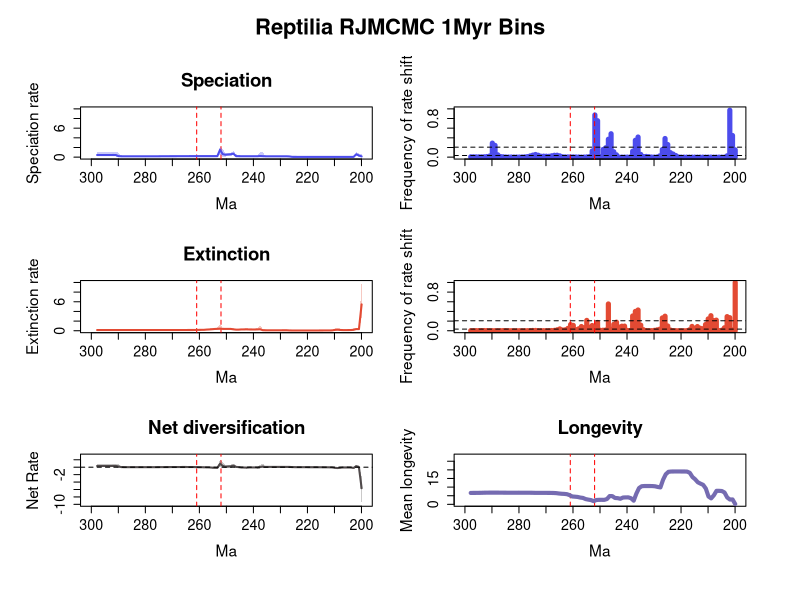

The R script that drew this image:


pdf(file='C:/Users/SimoesLabAdmin/Documents/BDNN_Arielli/reptilia/mcmc_no_predictors/A_rjmcmc_sampled_every_20k/RTT_plots_final.pdf', width=11, height=11)
par(mfrow=c(3,2), cex.main=1.7, cex.lab=1.4, cex.axis=1.3,
    oma=c(2, 2, 4, 2))     # outer margins for the entire figure
library(scales)

# Define custom tick positions at 10 MY intervals
x_ticks <- seq(-300, -200, by=10)
x_tick_labels <- abs(x_ticks)

# Calculate positions for the mass extinction events
perm_trias_extinction = -252 # End-Permian mass extinction (252 Ma)
guadalupian_extinction = -261 # Guadalupian extinction (261 Ma)

time=c(-199.94725639499998, -200.936163185,-201.92506997499999,-202.913976765,-203.902883555,-204.891790345,-205.880697135,-206.869603925,-207.858510715,-208.847417505,-209.836324295,-210.82523108499998,-211.814137875,-212.803044665,-213.791951455,-214.780858245,-215.769765035,-216.758671825,-217.747578615,-218.736485405,-219.72539219499998,-220.714298985,-221.703205775,-222.692112565,-223.681019355,-224.669926145,-225.658832935,-226.647739725,-227.636646515,-228.62555330499998,-229.614460095,-230.60336688499999,-231.592273675,-232.581180465,-233.570087255,-234.558994045,-235.547900835,-236.536807625,-237.52571441499998,-238.514621205,-239.503527995,-240.492434785,-241.481341575,-242.470248365,-243.459155155,-244.448061945,-245.436968735,-246.42587552499998,-247.414782315,-248.403689105,-249.392595895,-250.381502685,-251.370409475,-252.359316265,-253.348223055,-254.337129845,-255.32603663499998,-256.31494342499997,-257.303850215,-258.292757005,-259.281663795,-260.270570585,-261.259477375,-262.248384165,-263.237290955,-264.226197745,-265.21510453499997,-266.204011325,-267.192918115,-268.181824905,-269.17073169500003,-270.159638485,-271.148545275,-272.137452065,-273.126358855,-274.11526564499997,-275.104172435,-276.093079225,-277.081986015,-278.070892805,-279.059799595,-280.048706385,-281.037613175,-282.026519965,-283.01542675499996,-284.004333545,-284.993240335,-285.982147125,-286.971053915,-287.959960705,-288.948867495,-289.937774285,-290.926681075,-291.91558786499996,-292.904494655,-293.893401445,-294.882308235,-295.871215025,-296.860121815,-297.849028605)
rate=c(0.15313336157387758, 0.3329589931299385,0.6022812176345975,0.05462234726966869,0.05441363681899425,0.05440987548663266,0.054409256016385146,0.0544079544710714,0.05440478273034457,0.05440402273480176,0.054395083707974065,0.0543900447290256,0.054386379399028996,0.054386063976915075,0.05438409227263544,0.054386964660841815,0.05438851208186892,0.05438934726170583,0.05439107981525484,0.05438851208186892,0.05439107981525484,0.054395083707974065,0.05441242652771938,0.05458867618248743,0.05578359152587249,0.057063239167522116,0.0610869860784142,0.146868398368434,0.1755449781044821,0.1732204936931233,0.17135924948194126,0.1712868949168721,0.17131785676627584,0.17269584469745752,0.1759194853385445,0.17804928196916736,0.18096753777969043,0.2004786216025732,0.22741507759231666,0.19171477894639716,0.19150224046857267,0.191503866698282,0.191503866698282,0.19151148200911042,0.19151651496416872,0.19158195991356075,0.19778614187292526,0.2069392558940807,0.7230063225861842,0.5947973601714684,0.5535046991635932,0.4981342905878909,0.6219470681038048,1.5218666449055225,0.210839285079017,0.2097201598419921,0.20922837478475642,0.20921175764913144,0.20923160952231645,0.2092652736618878,0.2094588022186713,0.20944136841795966,0.20890427909761553,0.20860294448580907,0.2083275536301596,0.20805223807699957,0.2072252625302661,0.2048608034117666,0.2015043656278464,0.19867028960409755,0.1967885752071245,0.19544275490527607,0.1937639042154109,0.1921318236354062,0.19030967632910573,0.1860827264156813,0.18047489155213853,0.17619829858252822,0.1736986628419781,0.1724344752817108,0.17194064474404058,0.17166595057770825,0.1714900671258485,0.17144335418383316,0.1715287869698151,0.17166271391623283,0.17159070833122347,0.1717960074328469,0.17248791329844748,0.17423817095047306,0.18073179440628226,0.21220395629042255,0.438759144124622,0.44383444266475175,0.4400138593165728,0.43876899664284086,0.43883824898537355,0.44005411392873744,0.44172845638591374,0.44484988665887687)
minHPD=c(2.1550036428609548e-05, 7.653404137394028e-05,0.2727053446141114,0.03906372913313762,0.04141076738495005,0.04137426738842922,0.04140535977921385,0.04141672549446696,0.04144149840540235,0.04139794126803834,0.04141672549446696,0.04153041628911467,0.04162690871843415,0.04144447608699939,0.041626796031199745,0.04148393683514212,0.04148393683514212,0.04148393683514212,0.041626796031199745,0.041626796031199745,0.04153041628911467,0.0414016579057861,0.04141672549446696,0.040823776242734346,0.040049116423558434,0.042035433757564744,0.04201267867534394,0.050300301037868124,0.106872442532739,0.1099202257114235,0.11109936897613146,0.11111124178155829,0.11110951404187178,0.11148702571233833,0.11085018012739528,0.11006654815406013,0.10681366891609854,0.10685491026142217,0.16177856676748043,0.13490066819262458,0.13665731541107906,0.13669821884077726,0.13667419540382367,0.13665731541107906,0.1375145014950347,0.13701371037991886,0.14434077091425976,0.1489607275093156,0.38583942031104007,0.2924593819136264,0.24707797938370565,0.11920517579714333,0.08787968870869799,0.6279973250323728,0.14082833338862508,0.14576856014983947,0.1459846650021991,0.14576856014983947,0.1457737661040971,0.14576856014983947,0.14551325465311296,0.14578748525574747,0.14578514256431396,0.14576856014983947,0.14459814888302316,0.14339291764932957,0.14251050262340587,0.12626267142312755,0.09415461362924665,0.0853213629341772,0.08323181971664739,0.08097132963701441,0.07682175465335771,0.0768769054389105,0.07403216726995196,0.06775798019466531,0.06261412046882604,0.06060341099059637,0.05888632879980028,0.057282207677089254,0.05757211991225554,0.05750748291889499,0.057533386062778503,0.057473624198091544,0.057473624198091544,0.05755426816516868,0.057544268376625365,0.05755029408603367,0.05736632624857129,0.05430102945372751,0.04266995305003667,0.052701695705230665,0.13976664945835357,0.1446289744760521,0.14522150899296643,0.14250492791748456,0.14347914449607577,0.1437002057049091,0.14301368144303758,0.1425236103650591)
maxHPD=c(0.5760985920107903, 0.7302041800555066,1.027443021804807,0.07080004724451847,0.06808515644644636,0.06800924933848194,0.06800924933848194,0.06800316255557624,0.06800316255557624,0.06793147082879239,0.0679057356585223,0.06799648365234083,0.06808515644644636,0.06789569153727282,0.06807602869512015,0.06792929041375652,0.06792929041375652,0.06793147082879239,0.06808052816301277,0.06808367459343903,0.06799606734883386,0.06790834887015225,0.06807908930341186,0.0687003285708555,0.13178783822359644,0.146550742292,0.18987578782934153,0.21543429950177917,0.22791738971853873,0.22404487537564244,0.2241005459078199,0.22403602092721447,0.22418878236967824,0.22467622086389957,0.22479025397548832,0.2271750757019642,0.233974137549528,1.0311050848903802,1.1308477835480217,0.2338931527938937,0.23278212030333223,0.23270347516802337,0.23263749443462572,0.2326676104993407,0.2336672795384761,0.23368462902386097,0.47911238782796545,0.5982642746342075,1.257381489917781,0.9626094473872286,0.9368650119044913,0.8750345734760814,1.7222642675225606,2.2897620507482586,0.30997345873507703,0.2926087091358037,0.2877904459107367,0.286986740074711,0.2869093373277986,0.28701374678093944,0.28807388023617225,0.28870057803975246,0.287889437029297,0.28807388023617225,0.2877816837071946,0.2880434781976923,0.29200584943051355,0.2965244160215808,0.27895033855653295,0.2717014025333729,0.269065016635512,0.26649393626973045,0.26211674563938947,0.26175085219308836,0.25840327277663094,0.25202655426693604,0.2458010978556797,0.24177502157293035,0.23972489613734965,0.23772065551783028,0.2377022054581586,0.23749975742691531,0.23749975742691531,0.23734047602439026,0.23705561147106669,0.23705561147106669,0.23732409978725214,0.23802196811338347,0.24017303694466285,0.24585901509974153,0.39367545728081144,0.8942233910607168,1.0896785932734903,1.0526965399161141,1.0311711116635687,1.0187972406870744,1.017437910386295,1.0165720838462353,1.0165720838462353,1.0242280544890465)
remove_na = !is.na(rate)
time = time[remove_na]
plot(time,time,type = 'n', ylim = c(0, 10), xlim = c(-300,-200), ylab = 'Speciation rate', xlab = 'Ma',main='Speciation', xaxt='n') # xaxt removes default x axis

# Custom x-axis with 10MY interval ticks
axis(1, at=x_ticks, labels=x_tick_labels, cex.axis=1.3)
# Add vertical lines for mass extinction events
abline(v=perm_trias_extinction, col="red", lty=2) 
abline(v=guadalupian_extinction, col="red", lty=2)

polygon(c(time, rev(time)), c(maxHPD[remove_na], rev(minHPD[remove_na])), col = alpha('#4c4cec',0.3), border = NA)
lines(time,rate[remove_na], col = '#4c4cec', lwd=2)
mids=c(-199.95225087373734, -200.9511466212121,-201.95004236868687,-202.94893811616163,-203.94783386363633,-204.9467296111111,-205.94562535858586,-206.94452110606062,-207.94341685353533,-208.9423126010101,-209.94120834848485,-210.9401040959596,-211.93899984343432,-212.93789559090908,-213.93679133838384,-214.9356870858586,-215.9345828333333,-216.93347858080807,-217.93237432828283,-218.9312700757576,-219.9301658232323,-220.92906157070706,-221.92795731818183,-222.9268530656566,-223.9257488131313,-224.92464456060605,-225.92354030808082,-226.92243605555552,-227.92133180303028,-228.92022755050505,-229.9191232979798,-230.9180190454545,-231.91691479292928,-232.91581054040404,-233.9147062878788,-234.9136020353535,-235.91249778282827,-236.91139353030303,-237.9102892777778,-238.9091850252525,-239.90808077272726,-240.90697652020202,-241.90587226767678,-242.9047680151515,-243.90366376262625,-244.902559510101,-245.90145525757578,-246.90035100505048,-247.89924675252524,-248.8981425,-249.89703824747477,-250.89593399494947,-251.89482974242424,-252.893725489899,-253.89262123737376,-254.89151698484847,-255.89041273232323,-256.88930847979793,-257.8882042272727,-258.88709997474746,-259.8859957222222,-260.884891469697,-261.8837872171717,-262.88268296464645,-263.8815787121212,-264.8804744595959,-265.8793702070707,-266.87826595454544,-267.8771617020202,-268.87605744949497,-269.87495319696967,-270.87384894444443,-271.8727446919192,-272.8716404393939,-273.87053618686866,-274.8694319343434,-275.8683276818182,-276.86722342929295,-277.86611917676765,-278.8650149242424,-279.8639106717171,-280.8628064191919,-281.86170216666665,-282.8605979141414,-283.85949366161617,-284.8583894090909,-285.85728515656564,-286.8561809040404,-287.8550766515151,-288.85397239898987,-289.85286814646463,-290.8517638939394,-291.85065964141415,-292.84955538888886,-293.8484511363636,-294.8473468838384,-295.8462426313131,-296.84513837878785,-297.8440341262626)
counts=c(0.1508744038155803, 0.44804451510333865,0.9716693163751987,0.028139904610492844,0.0005087440381558028,0.0005087440381558028,0.00038155802861685216,0.00038155802861685216,0.0004610492845786963,0.0006836248012718601,0.000397456279809221,0.000397456279809221,0.00017488076311605722,0.0002384737678855326,0.0002702702702702703,0.00019077901430842608,0.00028616852146263913,0.0002702702702702703,0.00014308426073131957,0.00030206677265500793,0.0009697933227344992,0.0037042925278219395,0.03325914149443561,0.064181240063593,0.09340222575516693,0.26104928457869636,0.3858346581875994,0.15736089030206676,0.02575516693163752,0.0031478537360890304,0.0012559618441971383,0.002273449920508744,0.009379968203497615,0.01505564387917329,0.01273449920508744,0.056518282988871224,0.4164387917329094,0.3496661367249603,0.1231637519872814,0.002066772655007949,0.0008108108108108108,0.0010174880763116057,0.0009697933227344992,0.0010015898251192368,0.04818759936406995,0.11206677265500795,0.4843402225755167,0.37068362480127187,0.19335453100158984,0.1572496025437202,0.011589825119236884,0.7541176470588236,0.873577106518283,0.1272019077901431,0.011160572337042925,0.005087440381558029,0.001796502384737679,0.0011923688394276629,0.002845786963434022,0.003465818759936407,0.005389507154213036,0.005278219395866455,0.004531001589825119,0.0042448330683624805,0.0073449920508744035,0.026931637519872813,0.03992050874403816,0.03925278219395866,0.028330683624801272,0.018076311605723372,0.01969793322734499,0.020858505564387918,0.019189189189189187,0.039904610492845785,0.05502384737678855,0.04230524642289348,0.025055643879173292,0.011271860095389507,0.005294117647058823,0.003338632750397456,0.0022257551669316376,0.0021303656597774245,0.002368839427662957,0.002591414944356121,0.001971383147853736,0.0027503974562798094,0.0069475357710651825,0.013322734499205088,0.04847376788553259,0.2432114467408585,0.2899523052464229,0.023736089030206676,0.012670906200317964,0.007281399046104928,0.005818759936406995,0.006184419713831478,0.005850556438791733,0.007360890302066773,0.00712241653418124)
plot(mids,counts,type = 'h', xlim = c(-300, -200), ylim=c(0,1), ylab = 'Frequency of rate shift', xlab = 'Ma',lwd=5,col='#4c4cec', xaxt='n') # xaxt removes default x axis

# Custom x-axis with 10MY interval ticks
axis(1, at=x_ticks, labels=x_tick_labels, cex.axis=1.3)
# Add vertical lines for mass extinction events
abline(v=perm_trias_extinction, col="red", lty=2) 
abline(v=guadalupian_extinction, col="red", lty=2)

bf2 = 0.034099133750137754
bf6 = 0.20688761245815923
abline(h=bf2, lty=2)
abline(h=bf6, lty=2)

time=c(-199.94725639499998, -200.936163185,-201.92506997499999,-202.913976765,-203.902883555,-204.891790345,-205.880697135,-206.869603925,-207.858510715,-208.847417505,-209.836324295,-210.82523108499998,-211.814137875,-212.803044665,-213.791951455,-214.780858245,-215.769765035,-216.758671825,-217.747578615,-218.736485405,-219.72539219499998,-220.714298985,-221.703205775,-222.692112565,-223.681019355,-224.669926145,-225.658832935,-226.647739725,-227.636646515,-228.62555330499998,-229.614460095,-230.60336688499999,-231.592273675,-232.581180465,-233.570087255,-234.558994045,-235.547900835,-236.536807625,-237.52571441499998,-238.514621205,-239.503527995,-240.492434785,-241.481341575,-242.470248365,-243.459155155,-244.448061945,-245.436968735,-246.42587552499998,-247.414782315,-248.403689105,-249.392595895,-250.381502685,-251.370409475,-252.359316265,-253.348223055,-254.337129845,-255.32603663499998,-256.31494342499997,-257.303850215,-258.292757005,-259.281663795,-260.270570585,-261.259477375,-262.248384165,-263.237290955,-264.226197745,-265.21510453499997,-266.204011325,-267.192918115,-268.181824905,-269.17073169500003,-270.159638485,-271.148545275,-272.137452065,-273.126358855,-274.11526564499997,-275.104172435,-276.093079225,-277.081986015,-278.070892805,-279.059799595,-280.048706385,-281.037613175,-282.026519965,-283.01542675499996,-284.004333545,-284.993240335,-285.982147125,-286.971053915,-287.959960705,-288.948867495,-289.937774285,-290.926681075,-291.91558786499996,-292.904494655,-293.893401445,-294.882308235,-295.871215025,-296.860121815,-297.849028605)
rate=c(5.4586905758389905, 0.341354083102555,0.34560123291042544,0.1969366829012808,0.1472698087041735,0.13934587356535277,0.1381539807869057,0.13826581726434137,0.16268617748904535,0.2093848755728515,0.17586859300889052,0.07611476420971347,0.06513258595549103,0.0635191995427058,0.061787770102748954,0.058231247556780635,0.05587895769095146,0.052679317265644274,0.051883330040212686,0.05178292219862707,0.05176879524963883,0.051755651176601816,0.05174781566100999,0.05175816371948125,0.05179454053651629,0.052052209462811014,0.05413320950760117,0.06311025331921907,0.09908359139207623,0.09871328967881807,0.09720917884756476,0.09642612118699405,0.09626653917974096,0.09619527927622175,0.09613316604547467,0.09628865820007437,0.09854230373556003,0.11647733948275527,0.30327342724251494,0.2710393350302904,0.2628152948083585,0.262913889602001,0.26640896690851945,0.28493828002390376,0.2776311266749296,0.2738872615004047,0.23442253603439733,0.23227065751213138,0.29419507333722605,0.3815773475087195,0.3790598006420186,0.37958574632794445,0.3917885341296624,0.43475447785171295,0.39583463310202677,0.3668674957578089,0.31124340971093656,0.2714644266367574,0.24122457145992487,0.1913893453423452,0.184654870855062,0.18027308008394755,0.16349666899817314,0.1562545573999757,0.15449796608972005,0.15364406127406893,0.15205428595947273,0.15000036816643159,0.14909645654032105,0.14876122879958614,0.14864212325613543,0.1485291942268649,0.1484680905685581,0.1484501829752645,0.14840052312036195,0.14825643732051633,0.1478718307630349,0.14765100369957107,0.14753765538939548,0.14747104330294175,0.14744654902365634,0.14742642712604753,0.14743413830311197,0.14744908679826518,0.14745763728069988,0.14743686659568436,0.14728887957134107,0.14708299560554228,0.14692352749171905,0.1468661422223781,0.14681402112989012,0.14678146196821262,0.14678911843767317,0.14683838692812273,0.14692196144872138,0.14703894265374018,0.14711364684754524,0.14715697388957205,0.14719150832186706,0.14720398597303427)
minHPD=c(2.7816194709810413, 0.13089233413206436,0.13083854681658377,0.01602321415360232,6.303811107802121e-05,0.009959265970644258,0.009632219224173304,0.009535205187950991,0.021269496552257367,0.11039786440754024,0.04131805763050692,0.04053549624952102,0.03935787071264956,0.03929761633116272,0.03725599664612839,0.033507493732069064,0.03118943383638901,0.029707517053096183,0.031185461279861493,0.031111614994809182,0.031111614994809182,0.03111590337083885,0.031111614994809182,0.03118765599183603,0.03118943383638901,0.030126305204693393,0.027755058698134088,0.031111614994809182,0.04975049653068004,0.05252021128214867,0.053002911895872855,0.05343140628866335,0.05343140628866335,0.053480441246437964,0.05315857058697957,0.05250228792959498,0.04845138361929763,0.05354417077861716,0.12048295320512015,0.05539989766373727,0.08285349864682576,0.07811546348521682,0.08905934310632463,0.1750109766045938,0.1509941507645412,0.13579210629679025,0.0580235863467542,0.05801009021486317,0.0927974380332684,0.2209981372100954,0.22159607874507184,0.22142967733713864,0.21922883274282237,0.24015785468767215,0.14322038564094894,0.14305586363199693,0.13083907789028693,0.1219396969535351,0.12038133482089858,0.11659512670808525,0.11516001894848032,0.11021413485690662,0.09596168623371114,0.09886189619779032,0.09701935352504018,0.09672745631556856,0.08878379718594998,0.09054514380580798,0.09479557662809046,0.0961950612220244,0.09610372377157107,0.09654915047821286,0.09634346902675901,0.09654915047821286,0.09670662960611492,0.0954562457610299,0.09574607980926163,0.09640668192133761,0.09654915047821286,0.09641675036970235,0.0965010209242332,0.09654915047821286,0.09655144854712601,0.0967196918621378,0.09670662960611492,0.09655826449165325,0.09654181768391855,0.09647051041099014,0.09629873060421541,0.0956018828916174,0.095432444620053,0.09523797679701897,0.09484770955667897,0.09440337854550433,0.09436352283310383,0.09277720408482273,0.0914424401454519,0.0925186257100834,0.09149501523539517,0.09039965125814906)
maxHPD=c(9.993676233121652, 0.6524795973089286,0.6524795973089286,0.5562182080834596,0.28411325902143597,0.22536850772501874,0.22166702784661307,0.22185546893686733,0.45525775758092624,0.569225461155687,0.5100417544035416,0.206121723207222,0.17301211840520161,0.16646397807751628,0.16001526176460285,0.14840591480781404,0.1400858989414134,0.07578871551379285,0.07388329721907952,0.07365132923531013,0.07365132923531013,0.07366919622401484,0.07370847683360374,0.07386314417439341,0.0740423614196601,0.0742444458595478,0.10082067083443064,0.12423498208928535,0.16554677711850402,0.15188932230709173,0.14480944131440487,0.14286417375641045,0.14261879890043472,0.14270866586649708,0.14305167555572756,0.1464637887375882,0.24484989939814958,0.3106996154913354,1.151915954495863,0.5756549655059755,0.36353052025080773,0.3575439312359967,0.3645998070406865,0.567347122674484,0.38458403287507076,0.3753131622755357,0.3219833008775021,0.32349350023717094,0.5465384398553977,0.5702918864907642,0.5644569333467281,0.5642730123735211,0.5975844485151441,1.373538732904672,0.6471539419792155,0.5686051819069842,0.5396752263821352,0.45781876800355203,0.44246383453749555,0.41607408584197836,0.4051620987623977,0.39682831742202834,0.3249865466160056,0.29862685402897104,0.2897662449733741,0.2854009507963039,0.2629225929503806,0.2138713681790691,0.20881914031500165,0.2074529135216671,0.20589622960223672,0.20557680557720281,0.2049868034495811,0.20491373986137054,0.2048763191900449,0.20319901424010733,0.20220153913836553,0.2021835209299927,0.20209201734750762,0.20183877900396768,0.20186003973045366,0.20183877900396768,0.2017343625764493,0.20186003973045366,0.20186003973045366,0.20172253294580883,0.20172253294580883,0.20186003973045366,0.20220916526071278,0.2017343625764493,0.20174604789728362,0.20188552250328762,0.2018548161080748,0.20204940347662032,0.2032050185279287,0.20318233929496474,0.20330604304497357,0.20562314355631764,0.2058739821364474,0.2058739821364474)
remove_na = !is.na(rate)
time = time[remove_na]
plot(time,time,type = 'n', ylim = c(0, 10), xlim = c(-300, -200), ylab = 'Extinction rate', xlab = 'Ma',main='Extinction', xaxt='n') # xaxt removes default x axis

# Custom x-axis with 10MY interval ticks
axis(1, at=x_ticks, labels=x_tick_labels, cex.axis=1.3)
# Add vertical lines for mass extinction events
abline(v=perm_trias_extinction, col="red", lty=2) 
abline(v=guadalupian_extinction, col="red", lty=2)

polygon(c(time, rev(time)), c(maxHPD[remove_na], rev(minHPD[remove_na])), col = alpha('#e34a33',0.3), border = NA)
lines(time,rate[remove_na], col = '#e34a33', lwd=2)
mids=c(-199.95225087373734, -200.9511466212121,-201.95004236868687,-202.94893811616163,-203.94783386363633,-204.9467296111111,-205.94562535858586,-206.94452110606062,-207.94341685353533,-208.9423126010101,-209.94120834848485,-210.9401040959596,-211.93899984343432,-212.93789559090908,-213.93679133838384,-214.9356870858586,-215.9345828333333,-216.93347858080807,-217.93237432828283,-218.9312700757576,-219.9301658232323,-220.92906157070706,-221.92795731818183,-222.9268530656566,-223.9257488131313,-224.92464456060605,-225.92354030808082,-226.92243605555552,-227.92133180303028,-228.92022755050505,-229.9191232979798,-230.9180190454545,-231.91691479292928,-232.91581054040404,-233.9147062878788,-234.9136020353535,-235.91249778282827,-236.91139353030303,-237.9102892777778,-238.9091850252525,-239.90808077272726,-240.90697652020202,-241.90587226767678,-242.9047680151515,-243.90366376262625,-244.902559510101,-245.90145525757578,-246.90035100505048,-247.89924675252524,-248.8981425,-249.89703824747477,-250.89593399494947,-251.89482974242424,-252.893725489899,-253.89262123737376,-254.89151698484847,-255.89041273232323,-256.88930847979793,-257.8882042272727,-258.88709997474746,-259.8859957222222,-260.884891469697,-261.8837872171717,-262.88268296464645,-263.8815787121212,-264.8804744595959,-265.8793702070707,-266.87826595454544,-267.8771617020202,-268.87605744949497,-269.87495319696967,-270.87384894444443,-271.8727446919192,-272.8716404393939,-273.87053618686866,-274.8694319343434,-275.8683276818182,-276.86722342929295,-277.86611917676765,-278.8650149242424,-279.8639106717171,-280.8628064191919,-281.86170216666665,-282.8605979141414,-283.85949366161617,-284.8583894090909,-285.85728515656564,-286.8561809040404,-287.8550766515151,-288.85397239898987,-289.85286814646463,-290.8517638939394,-291.85065964141415,-292.84955538888886,-293.8484511363636,-294.8473468838384,-295.8462426313131,-296.84513837878785,-297.8440341262626)
counts=c(1.0, 0.01751987281399046,0.27057233704292527,0.29243243243243244,0.06111287758346582,0.011033386327503975,0.003990461049284579,0.21953895071542132,0.2111287758346582,0.3115739268680445,0.24507154213036567,0.12783783783783784,0.04243243243243243,0.05273449920508744,0.08678855325914149,0.05174880763116057,0.08972972972972973,0.018139904610492846,0.002273449920508744,0.0005405405405405405,0.0005405405405405405,0.000794912559618442,0.0013513513513513514,0.0024165341812400635,0.014594594594594595,0.09831478537360891,0.3011605723370429,0.26491255961844196,0.03203497615262321,0.018028616852146264,0.00823529411764706,0.002082670906200318,0.0015421303656597775,0.004069952305246423,0.021748807631160574,0.11634340222575516,0.42955484896661367,0.4002543720190779,0.3058823529411765,0.005135135135135135,0.006915739268680445,0.09607313195548489,0.09457869634340223,0.07543720190779014,0.17737678855325914,0.1324006359300477,0.031542130365659775,0.554610492845787,0.015516693163751987,0.010588235294117647,0.009507154213036566,0.17119236883942765,0.06677265500794913,0.10813990461049285,0.07162162162162163,0.21410174880763116,0.06290937996820349,0.08736089030206677,0.04063593004769475,0.02287758346581876,0.11101748807631161,0.1275516693163752,0.04861685214626391,0.019236883942766295,0.015818759936406995,0.03809220985691574,0.01960254372019078,0.00821939586645469,0.004515103338632751,0.002972972972972973,0.0018441971383147853,0.0013672496025437203,0.0017170111287758347,0.002273449920508744,0.00616852146263911,0.0056597774244833065,0.002988871224165342,0.0013036565977742449,0.001287758346581876,0.0009062003179650238,0.0010015898251192368,0.0010492845786963434,0.0009697933227344992,0.0010651828298887122,0.002448330683624801,0.003577106518282989,0.003243243243243243,0.001971383147853736,0.001589825119236884,0.0013831478537360891,0.0015739268680445152,0.002273449920508744,0.003243243243243243,0.00410174880763116,0.0035135135135135136,0.0033068362480127185,0.0027503974562798094,0.0028298887122416533,0.001955484896661367)
plot(mids,counts,type = 'h', xlim = c(-300,-200), ylim=c(0,1.0), ylab = 'Frequency of rate shift', xlab = 'Ma',lwd=5,col='#e34a33', xaxt='n') # xaxt removes default x axis

# Custom x-axis with 10MY interval ticks
axis(1, at=x_ticks, labels=x_tick_labels, cex.axis=1.3) 
# Add vertical lines for mass extinction events
abline(v=perm_trias_extinction, col="red", lty=2) 
abline(v=guadalupian_extinction, col="red", lty=2)

abline(h=bf2, lty=2)
abline(h=bf6, lty=2)

#Net Diversification Rate
time=c(-199.94725639499998, -200.936163185,-201.92506997499999,-202.913976765,-203.902883555,-204.891790345,-205.880697135,-206.869603925,-207.858510715,-208.847417505,-209.836324295,-210.82523108499998,-211.814137875,-212.803044665,-213.791951455,-214.780858245,-215.769765035,-216.758671825,-217.747578615,-218.736485405,-219.72539219499998,-220.714298985,-221.703205775,-222.692112565,-223.681019355,-224.669926145,-225.658832935,-226.647739725,-227.636646515,-228.62555330499998,-229.614460095,-230.60336688499999,-231.592273675,-232.581180465,-233.570087255,-234.558994045,-235.547900835,-236.536807625,-237.52571441499998,-238.514621205,-239.503527995,-240.492434785,-241.481341575,-242.470248365,-243.459155155,-244.448061945,-245.436968735,-246.42587552499998,-247.414782315,-248.403689105,-249.392595895,-250.381502685,-251.370409475,-252.359316265,-253.348223055,-254.337129845,-255.32603663499998,-256.31494342499997,-257.303850215,-258.292757005,-259.281663795,-260.270570585,-261.259477375,-262.248384165,-263.237290955,-264.226197745,-265.21510453499997,-266.204011325,-267.192918115,-268.181824905,-269.17073169500003,-270.159638485,-271.148545275,-272.137452065,-273.126358855,-274.11526564499997,-275.104172435,-276.093079225,-277.081986015,-278.070892805,-279.059799595,-280.048706385,-281.037613175,-282.026519965,-283.01542675499996,-284.004333545,-284.993240335,-285.982147125,-286.971053915,-287.959960705,-288.948867495,-289.937774285,-290.926681075,-291.91558786499996,-292.904494655,-293.893401445,-294.882308235,-295.871215025,-296.860121815,-297.849028605)
net_rate=c(-5.648477313544931, -0.029430453532296036,0.27057197295256696,-0.18759126438566937,-0.09102763002415938,-0.07497227701806665,-0.07304782553626622,-0.07315238683934451,-0.13585186454184422,-0.23345448669516722,-0.16565118557219352,-0.054862771257499075,-0.03396154323884516,-0.028735774425189157,-0.023601659295044906,-0.01423605392377381,-0.008642640973175136,-0.00014814061411682751,0.001869069412611043,0.002052459951635907,0.0020680233274289377,0.0020985840952948967,0.0022008792440954216,0.003097634021383518,0.009554547925788501,0.01621939234765297,0.03237534790820745,0.0719883851526126,0.07203597974454362,0.07062121251281311,0.0722504768481412,0.07339604437101052,0.07359944186524801,0.07445121522619247,0.07634249080210855,0.0765481502064084,0.07171063943430495,0.1789317424590938,0.03422794456837943,-0.09103861906749508,-0.05781185658526929,-0.05809936488743005,-0.06349874054635324,-0.11841179429413966,-0.08874813170570124,-0.08003065149137675,0.01848058840224636,0.08839849035066917,0.42722015293116394,0.23498388401627662,0.19727420457332623,0.12409751681391543,0.3578270261378298,0.9367642383892729,-0.17508233113356803,-0.14737386437770825,-0.11357131183170316,-0.054895888193543345,-0.04065812186154888,-0.019092300075218546,-0.00981341626642464,-0.003514925791235492,0.026358613154098872,0.04313636568731741,0.047369783786319807,0.04922058088307114,0.051742431258552754,0.052252159808715996,0.04786426657240647,0.0437530065731813,0.04085025984400306,0.038893711406209085,0.03627353307351356,0.033754199065853106,0.031101339907547418,0.024665116475878806,0.017726034064516765,0.012866381627727316,0.010283844872744237,0.009122806396275083,0.008703073724055274,0.00851107194920708,0.008358694224770011,0.008355872484834917,0.008406003701085359,0.008674238212941318,0.008982267307142624,0.009713993201300297,0.011395362846541439,0.015700829450539813,0.03584131355459231,0.19414328001790956,0.3447322674227995,0.34041172507600403,0.33255298303641406,0.3289332018423625,0.3279563432377576,0.3281809478229288,0.32912863011176524,0.33198412034074043)
net_minHPD=c(-9.776122047679221, -0.46465561307132364,-0.19497866149262166,-0.5425064513824113,-0.2356821256844224,-0.1715355019379887,-0.17150004604235633,-0.17087535745200338,-0.40188298137485223,-0.5158798730410916,-0.45462342216771445,-0.15546591231425974,-0.12067116606253636,-0.11393679561289409,-0.10595577808102356,-0.08914500008851937,-0.07964706552930467,-0.02492934077274988,-0.023028602956474346,-0.022507894416878525,-0.022492115989612253,-0.022952198195672652,-0.023022919042764996,-0.02303150874500788,-0.025138083787546457,-0.02375600394360535,-0.031113863232985525,-0.034081302221762394,-0.01279243394575369,0.008410174976330259,0.015199205857596043,0.016584250478746718,0.01783206604499782,0.016559366450592784,0.014592452150308521,0.011556674087517135,-0.07707415018470362,-0.15219152274427353,-0.34111837148087054,-0.4295681210509825,-0.18215370693659966,-0.18152514212246212,-0.17993388247348477,-0.3958188737726897,-0.20705336624386583,-0.20389499142215378,-0.13755576406450076,-0.13694741320244327,0.01118438471201777,-0.14845719765354043,-0.18784202512069587,-0.24550473941818232,-0.29239901485799524,0.07599148984583004,-0.6403880964004239,-0.39671007452558316,-0.35892735804521136,-0.2636563411694288,-0.2449917004953247,-0.21621498178819062,-0.21020927959358485,-0.19483878631006246,-0.13607905086455044,-0.102928977083444,-0.09279441845688863,-0.08116648641660337,-0.06359852332712185,-0.049750636752665015,-0.06010039696464911,-0.06340569183645589,-0.06649667634985963,-0.0715401564090045,-0.07662399474435985,-0.07763014870193197,-0.08092509648726835,-0.08805675081553511,-0.093510033060133,-0.09785312751192561,-0.09793482840319859,-0.09785312751192561,-0.10144820001483144,-0.10124524433821333,-0.10124524433821333,-0.10118615965607194,-0.09784727520478012,-0.09793482840319859,-0.09792628693377266,-0.09786048986484444,-0.10118615965607194,-0.1037071005691844,-0.12075187004557064,-0.10497574146148929,-0.03779342906104913,-0.03273150619479798,-0.028009367651295858,-0.02959853024187012,-0.030114414766032466,-0.03027921433860009,-0.03425900454569014,-0.034459504986947775)
net_maxHPD=c(-2.4824873670775287, 0.42371164836400677,0.7510769364283963,0.04454199789812791,0.052423768192601576,0.044815373416682534,0.04114895816090459,0.04209483406052569,0.03190044881951258,-0.049610682979815524,0.015332728504192629,0.014276452898832219,0.01593012839045966,0.01568893360539507,0.01833781415659204,0.023281946045782112,0.025767500198565496,0.030868240753560344,0.028584155079072457,0.02889308317622155,0.02892376787841592,0.02853743152971517,0.028760677583390022,0.031120867410390204,0.07909658502986991,0.09948963601645874,0.16455431315797564,0.1751680881831318,0.1632628318385351,0.1441116940079275,0.13591462329045062,0.13483110473271495,0.13602195760820673,0.1358863896321991,0.1386345066346555,0.1463144567289379,0.15471076368060518,0.9903232797186843,0.648807485840494,0.13368541837431908,0.09456857268162148,0.09405427743298589,0.0931762584140543,0.01599785581611582,0.02777870980370442,0.04047509710325972,0.26381400742536654,0.4486551518403266,0.9754121869990893,0.6438049124481902,0.57923721395871,0.4874047429249081,1.396917231900216,1.9086864436568778,0.13196987374648583,0.08425869512794579,0.10123299710604242,0.11344935463072564,0.12187749883374516,0.13211664621644376,0.13508956834396413,0.14807323771589767,0.16265948540036007,0.1626671040543326,0.16172259011384701,0.16780643900789907,0.16781215119593104,0.1622514287034137,0.14966513762422592,0.14482461321518314,0.14097153050229316,0.1359409749371601,0.13155069339803516,0.1306023611850765,0.12835052729639154,0.12209501080148584,0.11622447142419988,0.10897133792297456,0.10821407403316545,0.10785057303213577,0.10397357442493288,0.10402909332483365,0.10402909332483365,0.10397115883519978,0.10701231779680923,0.10669715029594531,0.10706314346514696,0.10853980781696315,0.11002081533186286,0.12082421265010043,0.2589092456870774,0.7544671851949722,0.927615931359812,0.9004218708133466,0.8830947002512828,0.8752933305140574,0.8739296088437543,0.8749186376469705,0.8739296088437543,0.883314213259666)
remove_na = !is.na(net_rate)
time = time[remove_na]
plot(time,time,type = 'n', ylim = c(-10, 3), xlim = c(-300,-200), ylab = 'Net Rate', xlab = 'Ma',lwd=2, main='Net diversification', col= '#504A4B', xaxt='n') # xaxt removes default x axis

# Custom x-axis with 10MY interval ticks
axis(1, at=x_ticks, labels=x_tick_labels, cex.axis=1.3) 
# Add vertical lines for mass extinction events
abline(v=perm_trias_extinction, col="red", lty=2) 
abline(v=guadalupian_extinction, col="red", lty=2)

polygon(c(time, rev(time)), c(net_maxHPD[remove_na], rev(net_minHPD[remove_na])), col = alpha('#504A4B',0.3), border = NA)
lines(time,net_rate[remove_na], col = '#504A4B', lwd=2)
abline(h=0,lty=2)

time=c(-199.94725639499998, -200.936163185,-201.92506997499999,-202.913976765,-203.902883555,-204.891790345,-205.880697135,-206.869603925,-207.858510715,-208.847417505,-209.836324295,-210.82523108499998,-211.814137875,-212.803044665,-213.791951455,-214.780858245,-215.769765035,-216.758671825,-217.747578615,-218.736485405,-219.72539219499998,-220.714298985,-221.703205775,-222.692112565,-223.681019355,-224.669926145,-225.658832935,-226.647739725,-227.636646515,-228.62555330499998,-229.614460095,-230.60336688499999,-231.592273675,-232.581180465,-233.570087255,-234.558994045,-235.547900835,-236.536807625,-237.52571441499998,-238.514621205,-239.503527995,-240.492434785,-241.481341575,-242.470248365,-243.459155155,-244.448061945,-245.436968735,-246.42587552499998,-247.414782315,-248.403689105,-249.392595895,-250.381502685,-251.370409475,-252.359316265,-253.348223055,-254.337129845,-255.32603663499998,-256.31494342499997,-257.303850215,-258.292757005,-259.281663795,-260.270570585,-261.259477375,-262.248384165,-263.237290955,-264.226197745,-265.21510453499997,-266.204011325,-267.192918115,-268.181824905,-269.17073169500003,-270.159638485,-271.148545275,-272.137452065,-273.126358855,-274.11526564499997,-275.104172435,-276.093079225,-277.081986015,-278.070892805,-279.059799595,-280.048706385,-281.037613175,-282.026519965,-283.01542675499996,-284.004333545,-284.993240335,-285.982147125,-286.971053915,-287.959960705,-288.948867495,-289.937774285,-290.926681075,-291.91558786499996,-292.904494655,-293.893401445,-294.882308235,-295.871215025,-296.860121815,-297.849028605)
rate=c(0.1699302880364946, 2.8461369799283567,2.8095375809887555,3.9799301083171197,6.866427806162008,7.717927532452816,7.834559048508226,7.828360498151115,5.251182402391478,3.47185701202271,4.541089726738069,9.139434672095845,11.298223643382755,12.007282097394873,12.796231378200215,14.538051758797232,15.823915952884056,18.280663251706503,18.979862643448893,19.04681269580085,19.051173823811684,19.054696521702763,19.05770330256528,19.052267177349744,19.027799225794016,18.851312705889704,17.43698585135747,14.278395622620096,9.82740190388765,10.079651327972236,10.463287169192837,10.594155538765767,10.616804706490102,10.623029153148678,10.618985569117926,10.50698328801101,9.46807244904555,6.234762830779868,2.132142218294006,3.54189658270706,4.040636911054429,4.035890641789538,3.949745129785953,3.245592711023495,3.591284568499432,3.703787975658276,4.764721029835967,4.812135429879318,3.092514664123465,2.6031877332448787,2.62726905686642,2.6259062389367243,2.511155227981762,1.8632467962117027,2.4759516741626855,2.741548916441896,3.054703089982461,3.7239407173561365,3.931741729530132,4.2939181734747605,4.446075132802083,4.568077735955474,5.346184377164227,5.892058528901714,6.058515321050801,6.140291121830698,6.291309542753841,6.502003723856966,6.589102685727807,6.623382473180166,6.641656788408242,6.6515061659578025,6.655561741273048,6.655899793403517,6.652133600514276,6.663300565063922,6.7086919867510355,6.7302320133902,6.737865377491782,6.7413738863672235,6.742631686796951,6.743424954167233,6.742416118189231,6.7407968813970065,6.7337910424138805,6.734034453803459,6.748829017667442,6.765341822437039,6.779923615558842,6.785020635846501,6.788980552441973,6.790083782994945,6.786831759170565,6.774620633750244,6.744650362007808,6.693073139932582,6.667926991891354,6.647256522271613,6.634013543747795,6.617904821544294)
minHPD=c(0.1699302880364946, 2.8461369799283567,2.8095375809887555,3.9799301083171197,6.866427806162008,7.717927532452816,7.834559048508226,7.828360498151115,5.251182402391478,3.47185701202271,4.541089726738069,9.139434672095845,11.298223643382755,12.007282097394873,12.796231378200215,14.538051758797232,15.823915952884056,18.280663251706503,18.979862643448893,19.04681269580085,19.051173823811684,19.054696521702763,19.05770330256528,19.052267177349744,19.027799225794016,18.851312705889704,17.43698585135747,14.278395622620096,9.82740190388765,10.079651327972236,10.463287169192837,10.594155538765767,10.616804706490102,10.623029153148678,10.618985569117926,10.50698328801101,9.46807244904555,6.234762830779868,2.132142218294006,3.54189658270706,4.040636911054429,4.035890641789538,3.949745129785953,3.245592711023495,3.591284568499432,3.703787975658276,4.764721029835967,4.812135429879318,3.092514664123465,2.6031877332448787,2.62726905686642,2.6259062389367243,2.511155227981762,1.8632467962117027,2.4759516741626855,2.741548916441896,3.054703089982461,3.7239407173561365,3.931741729530132,4.2939181734747605,4.446075132802083,4.568077735955474,5.346184377164227,5.892058528901714,6.058515321050801,6.140291121830698,6.291309542753841,6.502003723856966,6.589102685727807,6.623382473180166,6.641656788408242,6.6515061659578025,6.655561741273048,6.655899793403517,6.652133600514276,6.663300565063922,6.7086919867510355,6.7302320133902,6.737865377491782,6.7413738863672235,6.742631686796951,6.743424954167233,6.742416118189231,6.7407968813970065,6.7337910424138805,6.734034453803459,6.748829017667442,6.765341822437039,6.779923615558842,6.785020635846501,6.788980552441973,6.790083782994945,6.786831759170565,6.774620633750244,6.744650362007808,6.693073139932582,6.667926991891354,6.647256522271613,6.634013543747795,6.617904821544294)
maxHPD=c(0.1699302880364946, 2.8461369799283567,2.8095375809887555,3.9799301083171197,6.866427806162008,7.717927532452816,7.834559048508226,7.828360498151115,5.251182402391478,3.47185701202271,4.541089726738069,9.139434672095845,11.298223643382755,12.007282097394873,12.796231378200215,14.538051758797232,15.823915952884056,18.280663251706503,18.979862643448893,19.04681269580085,19.051173823811684,19.054696521702763,19.05770330256528,19.052267177349744,19.027799225794016,18.851312705889704,17.43698585135747,14.278395622620096,9.82740190388765,10.079651327972236,10.463287169192837,10.594155538765767,10.616804706490102,10.623029153148678,10.618985569117926,10.50698328801101,9.46807244904555,6.234762830779868,2.132142218294006,3.54189658270706,4.040636911054429,4.035890641789538,3.949745129785953,3.245592711023495,3.591284568499432,3.703787975658276,4.764721029835967,4.812135429879318,3.092514664123465,2.6031877332448787,2.62726905686642,2.6259062389367243,2.511155227981762,1.8632467962117027,2.4759516741626855,2.741548916441896,3.054703089982461,3.7239407173561365,3.931741729530132,4.2939181734747605,4.446075132802083,4.568077735955474,5.346184377164227,5.892058528901714,6.058515321050801,6.140291121830698,6.291309542753841,6.502003723856966,6.589102685727807,6.623382473180166,6.641656788408242,6.6515061659578025,6.655561741273048,6.655899793403517,6.652133600514276,6.663300565063922,6.7086919867510355,6.7302320133902,6.737865377491782,6.7413738863672235,6.742631686796951,6.743424954167233,6.742416118189231,6.7407968813970065,6.7337910424138805,6.734034453803459,6.748829017667442,6.765341822437039,6.779923615558842,6.785020635846501,6.788980552441973,6.790083782994945,6.786831759170565,6.774620633750244,6.744650362007808,6.693073139932582,6.667926991891354,6.647256522271613,6.634013543747795,6.617904821544294)
remove_na = !is.na(rate)
time = time[remove_na]
plot(time,time,type = 'n', ylim = c(0, 28), xlim = c(-300,-200), ylab = 'Mean longevity', xlab = 'Ma',main='Longevity', xaxt='n') # xaxt removes default x axis

# Custom x-axis with 10MY interval ticks
axis(1, at=x_ticks, labels=x_tick_labels, cex.axis=1.3)
# Add vertical lines for mass extinction events
abline(v=perm_trias_extinction, col="red", lty=2) 
abline(v=guadalupian_extinction, col="red", lty=2)

polygon(c(time, rev(time)), c(maxHPD[remove_na], rev(minHPD[remove_na])), col = alpha('#756bb1',0.3), border = NA)
lines(time,rate[remove_na], col = '#756bb1', lwd=4)

# Add a title to the pdf
title(main="Reptilia RJMCMC 1Myr Bins", outer=TRUE, cex.main=2)

n <- dev.off()
